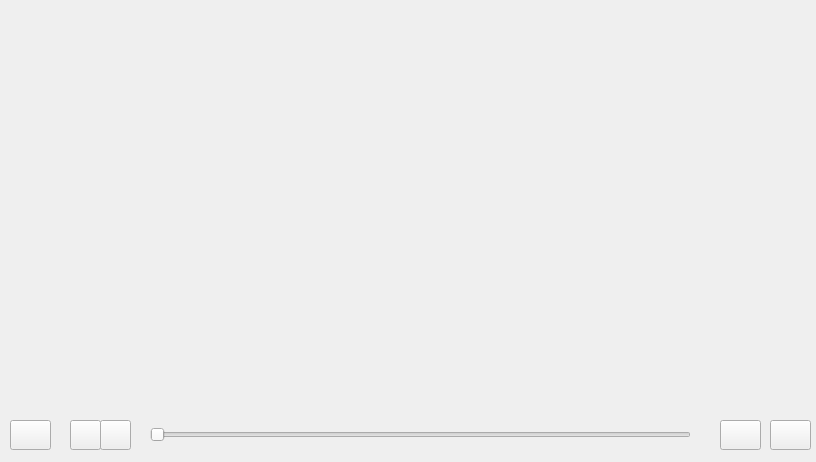
<?xml version="1.0" encoding="UTF-8"?>
<ui version="4.0">
 <class>MainWidget</class>
 <widget class="QWidget" name="MainWidget">
  <property name="geometry">
   <rect>
    <x>0</x>
    <y>0</y>
    <width>816</width>
    <height>462</height>
   </rect>
  </property>
  <property name="windowTitle">
   <string>MainWidget</string>
  </property>
  <widget class="QPushButton" name="m_openButton">
   <property name="geometry">
    <rect>
     <x>10</x>
     <y>420</y>
     <width>41</width>
     <height>30</height>
    </rect>
   </property>
   <property name="text">
    <string/>
   </property>
   <property name="icon">
    <iconset resource="images.qrc">
     <normaloff>:/images/folder.png</normaloff>:/images/folder.png</iconset>
   </property>
  </widget>
  <widget class="QPushButton" name="m_playButton">
   <property name="geometry">
    <rect>
     <x>70</x>
     <y>420</y>
     <width>31</width>
     <height>30</height>
    </rect>
   </property>
   <property name="text">
    <string/>
   </property>
   <property name="icon">
    <iconset resource="images.qrc">
     <normaloff>:/images/play.png</normaloff>:/images/play.png</iconset>
   </property>
  </widget>
  <widget class="QPushButton" name="m_stopButton">
   <property name="geometry">
    <rect>
     <x>100</x>
     <y>420</y>
     <width>31</width>
     <height>30</height>
    </rect>
   </property>
   <property name="text">
    <string/>
   </property>
   <property name="icon">
    <iconset resource="images.qrc">
     <normaloff>:/images/stop.png</normaloff>:/images/stop.png</iconset>
   </property>
  </widget>
  <widget class="QSlider" name="m_slider">
   <property name="geometry">
    <rect>
     <x>150</x>
     <y>419</y>
     <width>541</width>
     <height>31</height>
    </rect>
   </property>
   <property name="orientation">
    <enum>Qt::Horizontal</enum>
   </property>
  </widget>
  <widget class="QPushButton" name="m_tvButton">
   <property name="geometry">
    <rect>
     <x>720</x>
     <y>420</y>
     <width>41</width>
     <height>30</height>
    </rect>
   </property>
   <property name="text">
    <string/>
   </property>
   <property name="icon">
    <iconset resource="images.qrc">
     <normaloff>:/images/tv.png</normaloff>:/images/tv.png</iconset>
   </property>
  </widget>
  <widget class="QPushButton" name="m_exitButton">
   <property name="geometry">
    <rect>
     <x>770</x>
     <y>420</y>
     <width>41</width>
     <height>30</height>
    </rect>
   </property>
   <property name="text">
    <string/>
   </property>
   <property name="icon">
    <iconset resource="images.qrc">
     <normaloff>:/images/exit.png</normaloff>:/images/exit.png</iconset>
   </property>
  </widget>
 </widget>
 <layoutdefault spacing="6" margin="11"/>
 <resources>
  <include location="images.qrc"/>
 </resources>
 <connections/>
</ui>
